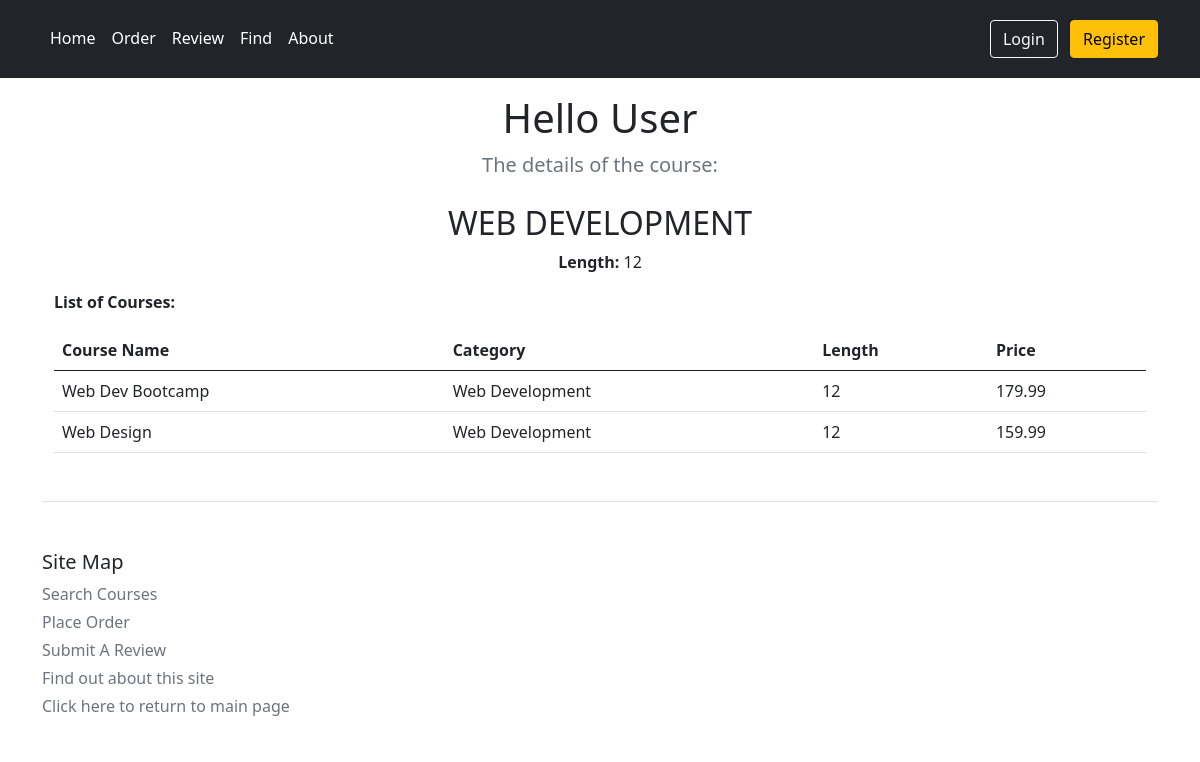
The page /CRMS/1 on the database its author committed.
### CRMS/models.py (models this page shows, shortened)
class Topic(models.Model):
    name = models.CharField(max_length=200)
    length = models.IntegerField(default=12)
    details = models.TextField(blank=True)
    def __str__(self):
        return self.name

class Course(models.Model):
    def validate_between(value):
        if not 100 <= value <= 200:
            raise ValidationError(
                _('%(value)s price is not between 100 and 200'),
                params={'value': value},
            )
    title = models.CharField(max_length=200)
    topic = models.ForeignKey(Topic, related_name='courses', on_delete=models.CASCADE)
    price = models.DecimalField(max_digits=10, decimal_places=2, validators=[validate_between]) #for optional 2
    for_everyone = models.BooleanField(default=True)
    description = models.TextField(blank=True)  # new field description and making it optional by using blank=True
    num_reviews = models.PositiveIntegerField(default=0)

### CRMS/views.py (the view)
# urls.py: path(r'<int:topic_id>', views.detail, name='detail'),
def detail(request, topic_id):
    topic = Topic.objects.get(id=topic_id)
    courses = Course.objects.filter(topic=topic_id)
    return render(request, 'CRMS/detail.html', {'topic': topic, 'courses': courses})

### templates/CRMS/detail.html (shortened to what this page needs)
{% extends 'CRMS/base.html' %}
{% block heading_para %}
    <p class="lead text-muted">The details of the course:</p>
{% endblock %}
{% block body_block %}
    {% if topic %}
        <h2>{{ topic.name.upper }} </h2>
        <p>
            <b>Length: </b> {{ topic.length }}
        </p>
        <div class="text-start">
        <p>
            <b>List of Courses: </b>
            {% if courses %}
                <table class="table" id="courselist">
                <thead class="thead-dark">
                    <th>Course Name</th>
                    <th>Category</th>
                    <th>Length</th>
                    <th>Price</th>
                </thead>
                <tbody>
                    {% for course in courses %}
                        <tr>
                            <td>{{ course.title }}</td>
                            <td>{{ course.topic }}</td>
                            <td>{{ course.topic.length }}</td>
                            <td>{{ course.price }}</td>
                        </tr>
                    {% endfor %}
                </tbody>
                </table>
            {% else %}
                <strong>There are no courses for this topic!</strong>
            {% endif %}
        </p>
        </div>
    {% endif %}
{% endblock %}

### rows shown on the page
Topic: name "WEB DEVELOPMENT", length "12"
Course: title "Web Dev Bootcamp", topic "Web Development", topic.length "12", price "179.99"
Course: title "Web Design", topic "Web Development", topic.length "12", price "159.99"
